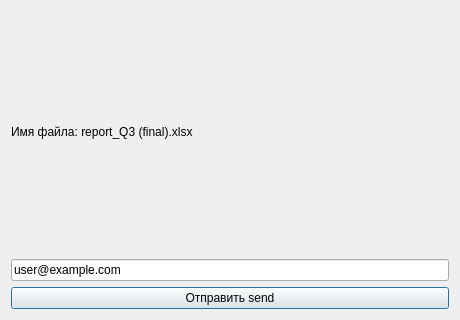
<?xml version="1.0" encoding="UTF-8"?>
<ui version="4.0"><class>Dialog</class><widget class="QDialog" name="Dialog"><property name="geometry"><rect><x>0</x><y>0</y><width>460</width><height>320</height></rect></property><property name="windowTitle"><string>#097 text/182_mixed_ru_en</string></property><layout class="QVBoxLayout" name="verticalLayout"><property name="leftMargin"><number>11</number></property><property name="topMargin"><number>11</number></property><property name="rightMargin"><number>11</number></property><property name="bottomMargin"><number>11</number></property><property name="spacing"><number>6</number></property><item><widget class="QLabel" name="l1"><property name="text"><string>Имя файла: report_Q3 (final).xlsx</string></property></widget></item><item><widget class="QLineEdit" name="e1"><property name="text"><string>user@example.com</string></property></widget></item><item><widget class="QPushButton" name="b1"><property name="text"><string>Отправить send</string></property></widget></item></layout></widget></ui>
